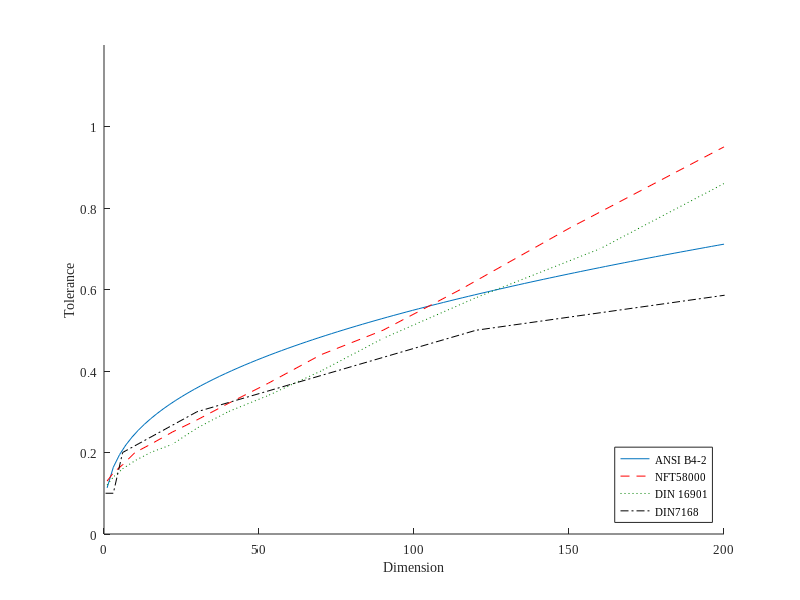

Write the MATLAB code that produced this figure. (Note: this script raises an error after producing the figure.)
clc 
close all
clear all

% Change default axes fonts.
set(0,'DefaultAxesFontName', 'Times New Roman')
set(0,'DefaultAxesFontSize', 9)

% Change default text fonts.
set(0,'DefaultTextFontname', 'Times New Roman')
set(0,'DefaultTextFontSize', 9)


addpath('lib/export_fig');


D = linspace(1,200,100)
ITG = [13]

for i=1:length(ITG)
 for j=1:length(D)
    
    if D(j) > 500
    T(j,i)=10^(0.2*(ITG(i)-1))*(0.004*D(j)+2.1);
    else 
    T(j,i)=10^(0.2*(ITG(i)-1))*(0.45*D(j)^(1/3)+D(j)*0.001);
    end
    
 end
end

x = [1,3,6,10,15,22,30,40,53,70,90,115,150,200]
y = [0.13, 0.15,0.17,0.20,0.22,0.25,0.28,0.32,0.37,0.44,0.50,0.60,0.75,0.95]


x2 = [1,3,6,10,15,22,30,40,53,70,90,120,160,200]
y2 = [0.12,0.14,0.16,0.18,0.2,0.22,0.26,0.3,0.34,0.4,0.48,0.58,0.7,0.86]

x3 = [0.5,3,6,30,120,400]
y3 = [0.1,0.1,0.2,0.3,0.5,0.8]

x4 = [3,6,10,18,30,50,80,120,180,250]
y4 = [0.14,0.18,0.22,0.27,0.33,0.39,0.46,0.54,0.63,0.72]

f2 = figure()
hold on
plot(D,T/1000)
plot(x,y,'r--')
plot(x2,y2,':','color',[0 0.5 0])
plot(x3,y3,'k-.')
%plot(x4,y4,'m')
axis([0 200 0 1.2])
legend('ANSI B4-2', 'NFT58000','DIN 16901','DIN7168','ISO286-2','location','southeast')
xlabel('Dimension')
ylabel('Tolerance')
set(gcf, 'Color', 'w');
set(f2, 'units', 'centimeters', 'pos', [0 0 8 8])

export_fig('Tolerance_standards.pdf')
